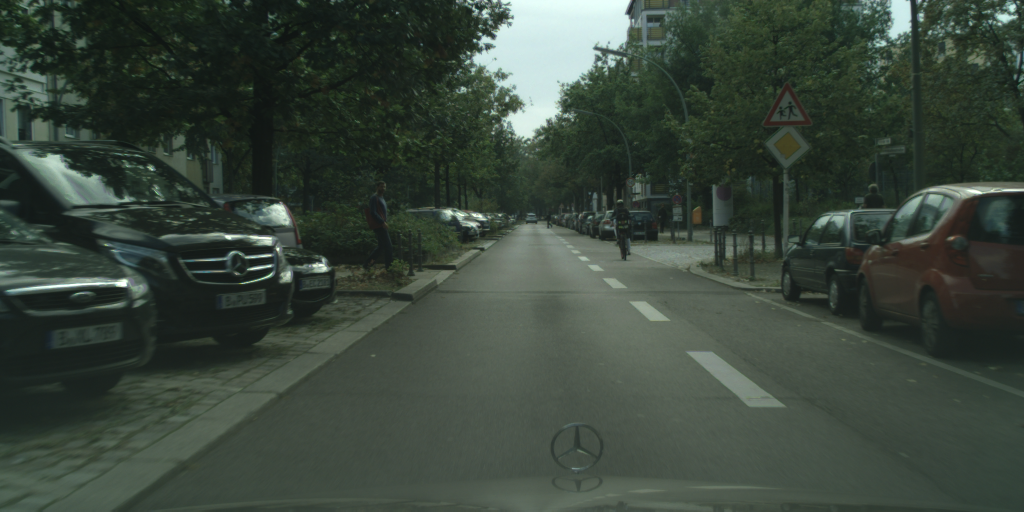
#> input picture ASM_Fog_Generator/HQ/2.png, 2048 x 1024 px (shown at 1/2 size); its folder holds only this picture in this run
$ python Fog_Generator.py
#> lines starting #> are read from the running program, lines starting #| are printed output that depends on the picture
import cv2
import numpy as np
import logging
from pathlib import Path
from typing import Optional, Tuple, Union
from tqdm import tqdm
import random
import argparse
random.seed(1234)
np.random.seed(1234)

logging.basicConfig(level=logging.INFO, format='%(levelname)s: %(message)s')

# I = Jt + A(1-t)

class FogGenerator:
    def __init__(self, beta_range: Tuple[float, float] = (0.15, 0.35),
                 a_range: Tuple[float, float] = (0.7, 0.9),
                 center_ratio: Tuple[float, float] = (0.5, 0.55),
                 depth_max=35):

#> in process_folder, img is the input picture: shape (1024, 2048, 3); mean B, G, R 59.9, 69.9, 58.3
        self.beta_range = beta_range
        self.a_range = a_range
        self.center_ratio = center_ratio
        self.depth_max = depth_max

    def _generate_depth_map(self, shape: Tuple[int, int],
                            center_ratio: Tuple[float, float],
                            depth_max: float) -> np.ndarray:
        h, w = shape

        cx, cy = int(w * center_ratio[0]), int(h * center_ratio[1])

        y, x = np.ogrid[:h, :w]
        distance = np.sqrt((x - cx) ** 2 + (y - cy) ** 2)

        corners = np.array([[0, 0], [0, h - 1], [w - 1, 0], [w - 1, h - 1]])
        max_dist = np.max(np.sqrt((corners[:, 0] - cx) ** 2 + (corners[:, 1] - cy) ** 2))

        norm_dist = distance / (max_dist + 1e-8)
        depth = depth_max * (1 - norm_dist)
        return np.clip(depth, 0, depth_max)

    def apply_fog(self, image: np.ndarray,
                  beta: Optional[float] = None,
                ) -> np.ndarray:
        if image.dtype == np.uint8:
            image = image.astype(np.float32) / 255.0

        h, w = image.shape[:2]
#> h = 1024; w = 2048

        beta = np.random.uniform(*self.beta_range)
        a = np.random.uniform(*self.a_range)
        center = self.center_ratio

        depth = self._generate_depth_map((h, w), center, depth_max=self.depth_max)

        transmission = np.exp(-beta * depth)
        transmission = np.clip(transmission, 0.1, 1.0)
        transmission_3ch = transmission[..., np.newaxis]

        fogged = image * transmission_3ch + a * (1 - transmission_3ch)
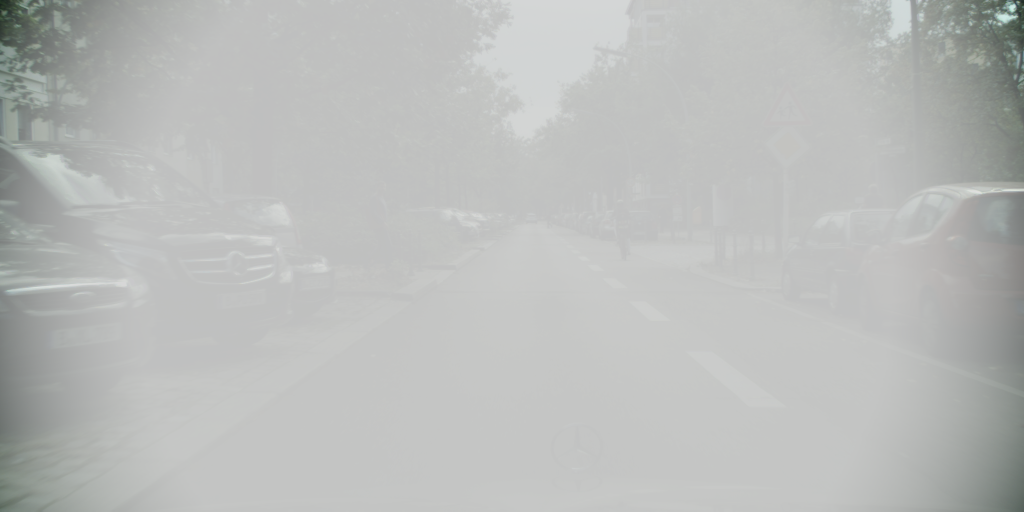
#> fogged: shape (1024, 2048, 3) float64 (shown at 1/2 size); mean of channels 0, 1, 2 0.731, 0.737, 0.729; drawn as B, G, R

        return np.clip(fogged, 0, 1)

    def process_folder(self, input_dir: str, output_dir: str):

        in_path = Path(input_dir)
        out_path = Path(output_dir)
        out_path.mkdir(parents=True, exist_ok=True)

        extensions = ['*.jpg', '*.jpeg', '*.png', '*.bmp', '*.tiff']
        img_files = []
        for ext in extensions:
            img_files.extend(list(in_path.glob(ext)))

        if not img_files:
            logging.warning(f"在 {input_dir} 中未找到图像文件。")
            return

        logging.info(f"开始处理 {len(img_files)} 张图像...")

        for img_p in tqdm(img_files, desc="Adding Fog"):
            try:
                img = cv2.imread(str(img_p))
                if img is None:
                    continue

                fogged_img = self.apply_fog(img)

                save_path = out_path / img_p.name
                cv2.imwrite(str(save_path), (fogged_img * 255).astype(np.uint8))
            except Exception as e:
                logging.error(f"处理文件 {img_p.name} 时出错: {e}")

if __name__ == "__main__":
    parser = argparse.ArgumentParser(description='fog_dataset')
    parser.add_argument('--input', '-i', type=str, default="HQ", help='输入图像文件夹路径')
    parser.add_argument('--output', '-o', type=str, default="LQ", help='输出图像文件夹路径')
    parser.add_argument('--beta-min', type=float, default=0.15, help='雾化浓度参数下限')
    parser.add_argument('--beta-max', type=float, default=0.35, help='雾化浓度参数上限')
    parser.add_argument('--a-min', type=float, default=0.7, help='大气光值下限')
    parser.add_argument('--a-max', type=float, default=0.9, help='大气光值上限')
    parser.add_argument('--center-x', type=float, default=0.5, help='雾化中心X坐标比例')
    parser.add_argument('--center-y', type=float, default=0.55, help='雾化中心Y坐标比例')
    parser.add_argument('--depth-max', type=float, default=35, help='最大深度值')
    parser.add_argument('--seed', type=int, default=1234, help='随机种子')
    args = parser.parse_args()

    generator = FogGenerator(
        beta_range=(args.beta_min, args.beta_max),
        a_range=(args.a_min, args.a_max),
        center_ratio=(args.center_x, args.center_y),
        depth_max=args.depth_max
    )
    generator.process_folder(input_dir=args.input, output_dir=args.output)
